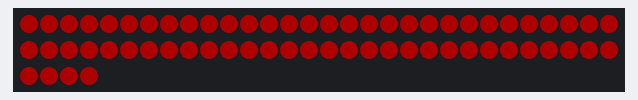
Bench run of a program on a simulated ESP32. On the bench: 64 RGB LEDs in strip order, left to right, continuing on the next row. Dim RGB values are drawn brighter than linear.

Above: at 0.1 s.
At 6.96 s:
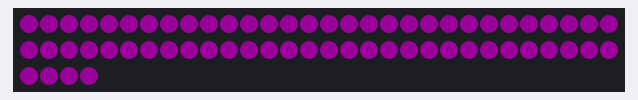
At 12.1 s:
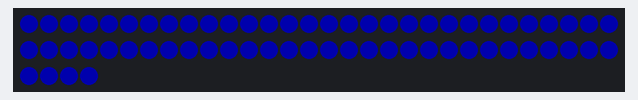
At 16.66 s:
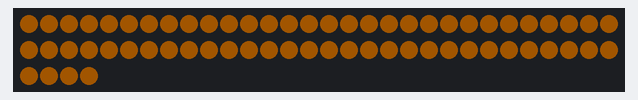
At 21.1 s:
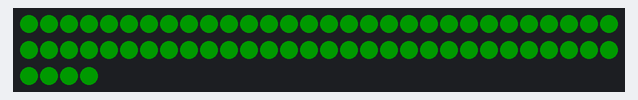
At 33.1 s:
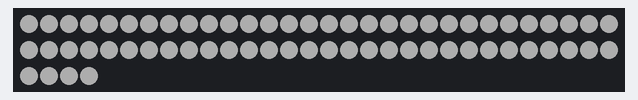

Measured:
- what the display in image 2 shows lasts 1.0 s, from 12.0 s to 13.0 s

The program:

main.cpp
```cpp
#include "Arduino.h"
#include <FastLED.h>

#define I2S_DOUT      25
#define I2S_BCLK      26
#define I2S_LRC       22

#define MODE_PIN       33

// digital pin 39 has a pushbutton attached to it. Give it a name:
int pushButton = 39;


// Which pin on the ESP32 is connected to the NeoPixels?
// On a Trinket or Gemma we suggest changing this to 1:
#define LED_PIN     32

// How many pixels are attached to the Arduino?
#define LED_COUNT  64

// brightness brightness, 0 (min) to 255 (max)
#define BRIGHTNESS 50


CRGB leds[LED_COUNT];

uint8_t color = 0;
uint8_t mode = 0;
uint8_t hue = 0;

CRGB testColors[] = {CRGB::Red, CRGB::Green, CRGB::Blue, CRGB::White, CRGB::Black};
const uint8_t COLORS = 5;

void setup() {
  Serial.begin(115200);
  FastLED.addLeds<WS2812B, LED_PIN, GRB>(leds, LED_COUNT);
  FastLED.setBrightness(BRIGHTNESS);
 }

void loop() {
  mode = (millis() / 5000) % 2;
  if (mode == 0) {
    fill_solid( &(leds[0]), 64 /*number of leds*/, testColors[color] );
    FastLED.show();
    color = (color + 1) % COLORS;
    delay(1000);
  } else if (mode == 1) {
    fill_solid( &(leds[0]), 64 /*number of leds*/, CHSV( hue, 255, 255));
    FastLED.show();
    hue++;
  }
}
```
